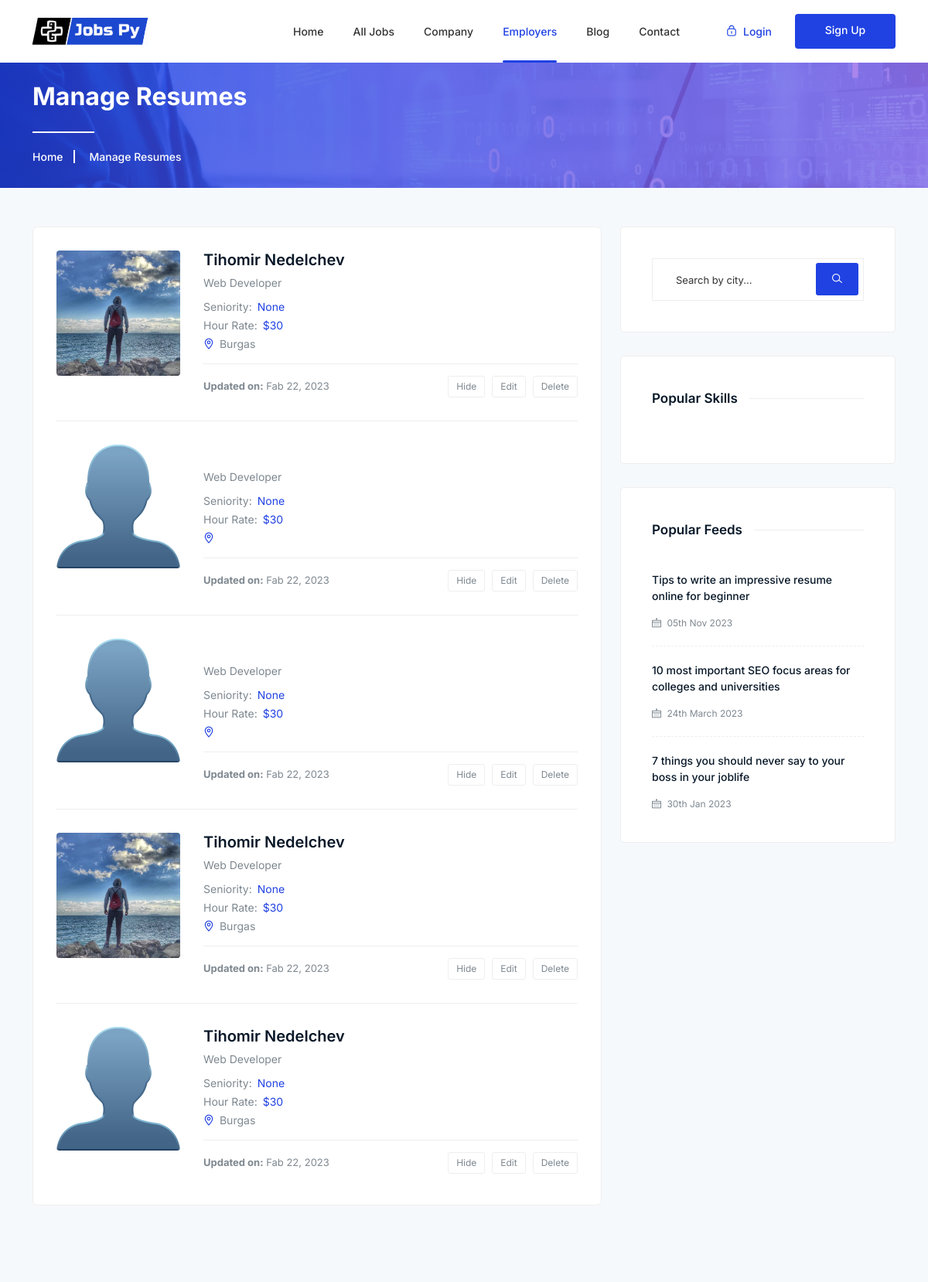
Before: /jobseeker/all/ (upper part) with the older database file.
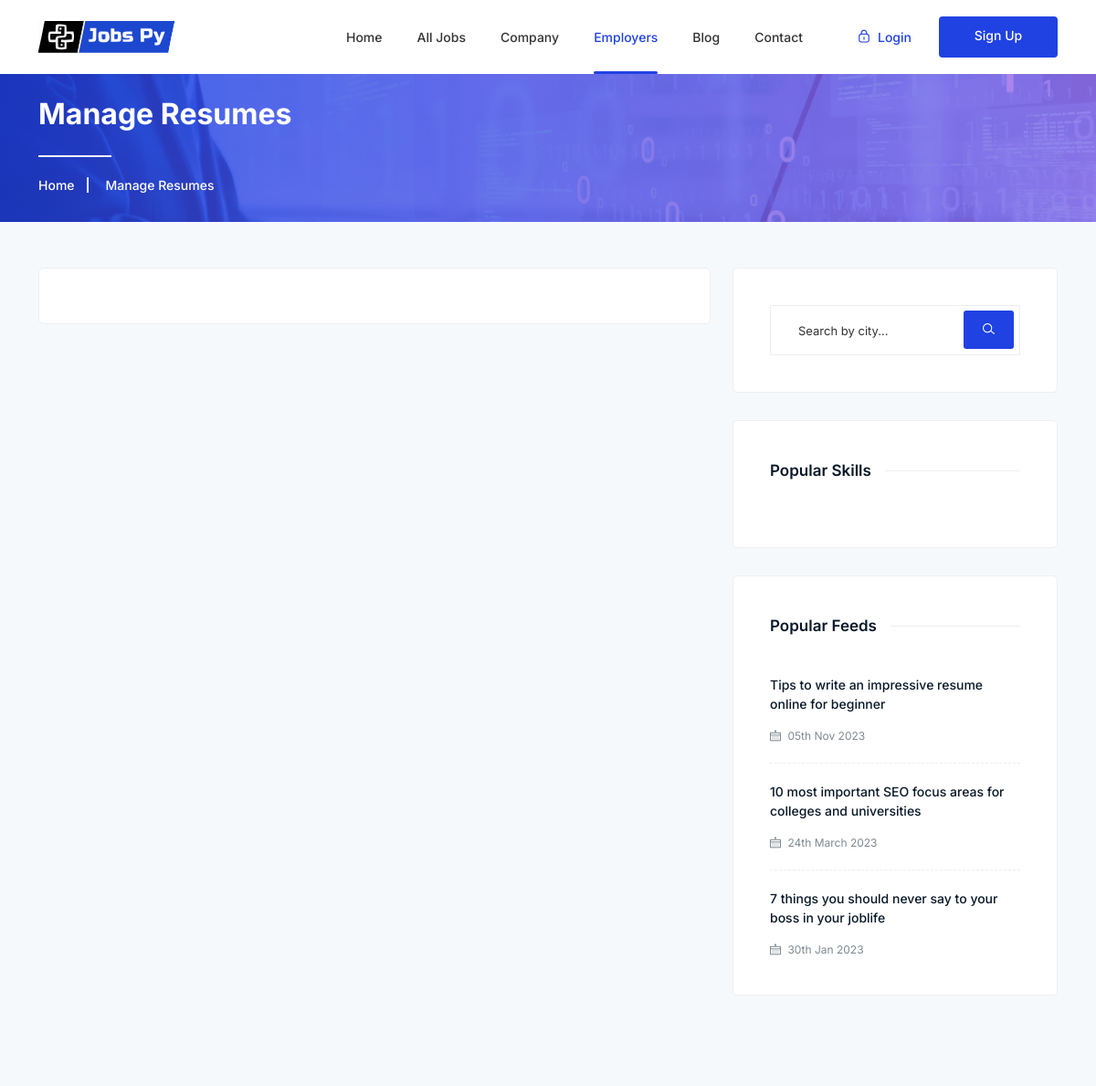
After: the same page with the newer database file.
### jobsPy/jobseekers/models.py (models this page shows, shortened)
class JobSeeker(models.Model):
    user = models.OneToOneField(UserModel, on_delete=models.CASCADE, primary_key=True)
    first_name = models.CharField(max_length=50, blank=False, null=False)
    last_name = models.CharField(max_length=50, blank=False, null=False)
    city = models.CharField(max_length=50, blank=False, null=False)
    nationality = models.CharField(max_length=50, blank=False, null=False)
    occupation = models.CharField(max_length=50, blank=False, null=False)
    seniority = models.ForeignKey(Seniority, on_delete=models.SET_NULL, blank=True, null=True)
    website = models.URLField(max_length=70, blank=True, null=True)
    linkedin = models.URLField(blank=False, null=False, max_length=50)
    github = models.URLField(blank=False, null=False, max_length=50)
    about = RichTextField(blank=False, null=False)
    phone_number = models.CharField(max_length=50, blank=True, null=True)
    profile_picture = models.ImageField(
        blank=True, null=True, upload_to='images/profile')
    gender = models.CharField(blank=False, null=False,
                              choices=GENDER_TYPE, max_length=1)
    marital_status = models.CharField(blank=False, null=False, max_length=20, choices=MARITAL_STATUS)
    skills = models.ManyToManyField(Skills, related_name="skills")
    activated = models.BooleanField(default=False)

### jobsPy/jobseekers/views.py (the view)
# urls.py: path("all/", AllEmployees.as_view(), name="all-employees"),
class AllEmployees(ListView):
    model = JobSeeker
    template_name = "job_seekers/all_jobseekers.html"
    paginate_by = 10
    def get_queryset(self):
        queryset = super().get_queryset()
        queryset = queryset.filter(activated=True)
        city = self.request.GET.get('city')
        if city:
            queryset = queryset.filter(city__icontains=city)
        skill_name = self.request.GET.get('skill')
        if skill_name:
            queryset = queryset.filter(skills__name=skill_name)
        return queryset
    def get_context_data(self, **kwargs):
        context = super().get_context_data(**kwargs)
        context['skills'] = Skills.objects.all()
        return context

### templates/job_seekers/all_jobseekers.html (shortened to what the changed rows need)
{% extends 'base.html' %}
{% load static %}
{% block main_content %}
    <div class="breadcrumbs overlay">
        <div class="container">
            <div class="row">
                <div class="col-12">
                    <div class="breadcrumbs-content">
                        <h1 class="page-title">Manage Resumes</h1>
                    </div>
                </div>
            </div>
        </div>
    </div>
    <div class="manage-resumes section">
        <div class="container">
            <div class="resume-inner">
                <div class="row">
                    <div class="col-lg-8 col-12">
                        <div class="inner-content">
                            {% for jobseeker in object_list %}
                            <div class="resume-item">
                            {% if jobseeker.profile_picture %}
                                <img src="{{ jobseeker.profile_picture.url}}" alt="Candidate">
                                {% else %}
                                       <img src="{% static 'images/clients/default_profile.png' %}" alt="Candidate">
                                {% endif %}
                                <div class="right">
                                    <h3>
                                        <a href="{% url 'jobseeker details' jobseeker.pk %}">{{ jobseeker.first_name}} {{ jobseeker.last_name }}</a>
                                    </h3>
                                    <span class="deg">Web Developer</span>
                                    <ul class="experience">
                                        <li>Seniority: <span>{{ jobseeker.seniority }}</span></li>
                                        <li>Hour Rate: <span>$30</span></li>
                                        <li>
                                            <i class="lni lni-map-marker"></i>
                                            {{ jobseeker.city}}
                                        </li>
                                    </ul>
                                    <div class="update-date">
                                        <p class="status">
                                            <strong>Updated on:</strong> Fab 22, 2023
                                        </p>
                                        <div class="action-btn">
                                            <a href="#">Hide</a>
                                            <a href="#">Edit</a>
                                            <a href="#">Delete</a>
                                        </div>
                                    </div>
                                </div>
                            </div>
                            {% endfor %}
                        </div>
                    </div>
                </div>
            </div>
        </div>
    </div>
{% endblock  %}

Changed rows visible on the page:
no longer on this page (row edited): JobSeeker: profile_picture (picture), first_name "Tihomir", last_name "Nedelchev", seniority "None", city "Burgas"
removed JobSeeker: seniority "None"
removed JobSeeker: seniority "None"
removed JobSeeker: profile_picture (picture), first_name "Tihomir", last_name "Nedelchev", seniority "None", city "Burgas"
removed JobSeeker: first_name "Tihomir", last_name "Nedelchev", seniority "None", city "Burgas"
